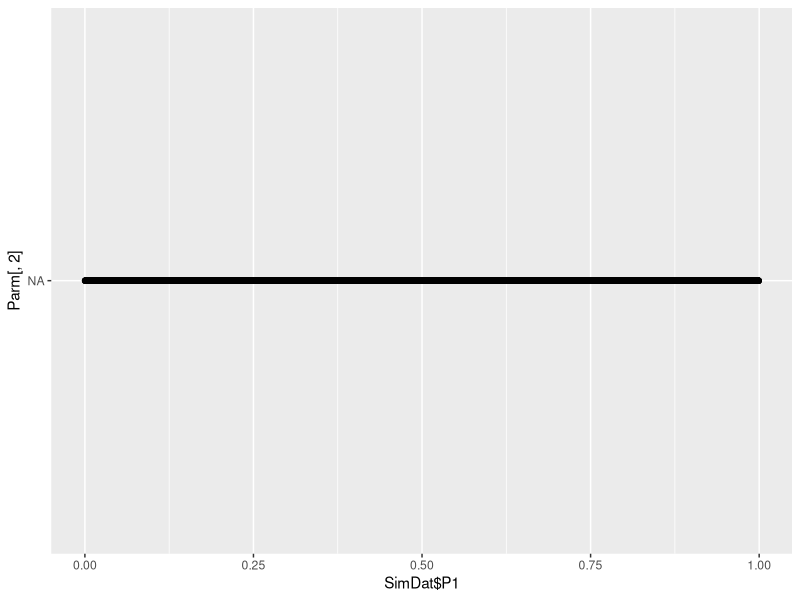
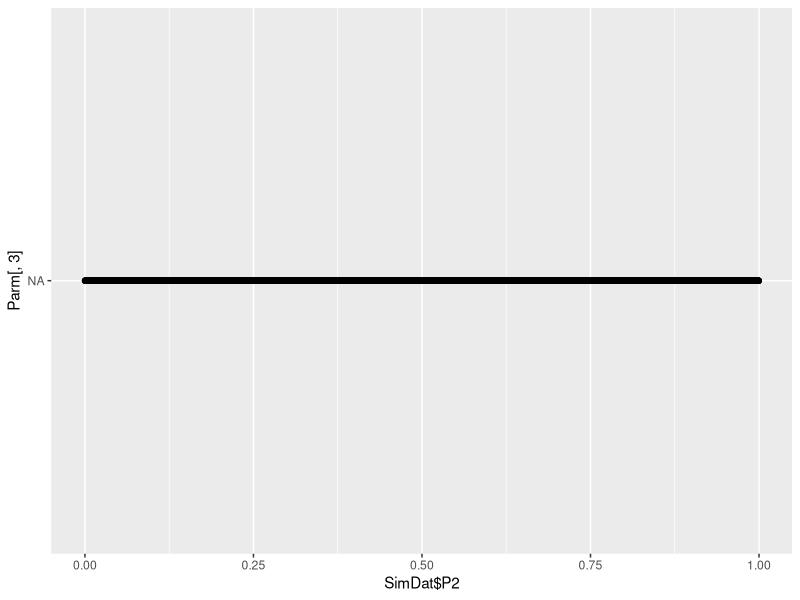
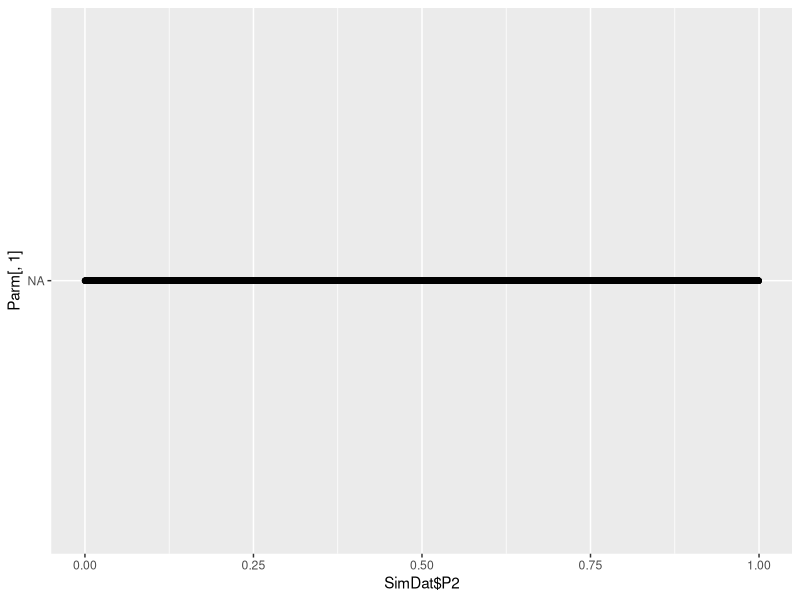

The R source for these figures, in order:
## ---- chunk 1
knitr::opts_chunk$set(echo = TRUE)
## ---- chunk 2
Icor<-function(p1,p2,a){
  # Conditional probabilities
  ## A through B can be estimated from the data
  ## Use these equations to try to solve for p1, p2 & a
  ## For example, B-C or C-B will isolate p1 and p2 only
  A<-p1*p2*(1-2*a)
  B<-p1*(1-p2)+p1*p2*a
  C<-(1-p1)*p2+p1*p2*a
  D<-(1-p1)*(1-p2)

  # Equations for calculating (co)variances and correlation coefficient  
  V1<-(A+B)*(1-(A+B))
  V2<-(A+C)*(1-(A+C))
  COV12<-A-(A+B)*(A+C)

  COR12<-COV12/(sqrt(V1)*sqrt(V2))
  
  # Insert equations for A through B here
  ## For example, if you wanted to solve for p1 & p2 only
  p1_p2<-B-C
  ## Combine A through B to isolate each of these terms
  a<-NA # Insert equation for estimating alpha (a)
  p1<-NA # Insert equation for p1
  p2<-NA# insert equation for p2
  
  return(cbind(a,p1,p2))
}

# Test your model
SimDat<-data.frame(P1=runif(5000),P2=runif(5000),a=runif(5000))
Parm<-Icor(p1=SimDat$P1,p2=SimDat$P2,a=SimDat$a)
library(ggplot2)

#Each of these 3 plots will be a 1:1 line if your calculations are correct"
## Test p1
qplot(SimDat$P1,Parm[,2])
## Test p2
qplot(SimDat$P2,Parm[,3])
## Test alpha
qplot(SimDat$P2,Parm[,1])
